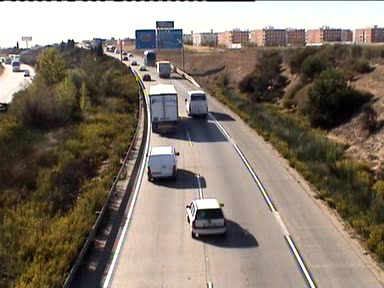
%> input picture image.jpg, 384 x 288 px; its folder holds 5 pictures in this run
$ octave main.m   (GNU Octave 9; MATLAB toolbox functions it lacks are replaced by stand-ins)
%> lines starting %> are read from the running program, lines starting %| are printed output that depends on the picture
clc;
clear;
close all;

imgDir  = dir(['*.jpg']);
for i=1:31
    Image=imread(imgDir(i).name);
%> Image is the input picture: size 288x384x3 uint8; mean R, G, B 130.7, 119.2, 106.7
    Image=rgb2gray(Image);
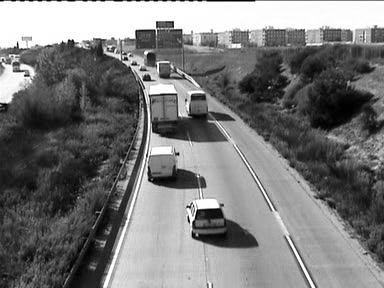
%> Image: size 288x384 uint8; min 0, max 255, mean 121.2


    image2   = rgb2gray(imread('image2.jpg'));
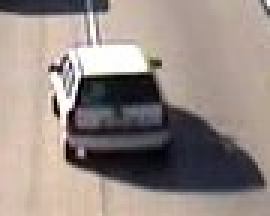
%> input picture image2.jpg, 90 x 72 px (shown 3 times larger)
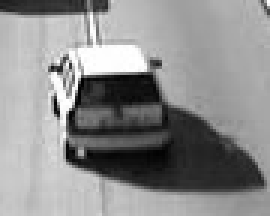
%> image2: size 72x90 uint8 (shown 3 times larger); min 0, max 255, mean 141.3
    %Image = rgb2gray(imread('image.jpg'));
    figure(1)
    subplot(221)
    imshow(Image);
    title('Image 1')
    subplot(222)
    imshow(image2);
    title('voiture 1');
    c = normxcorr2(image2,Image);
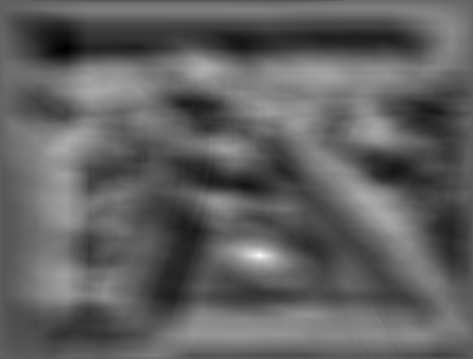
%> c: size 359x473 double; min -0.612, max 1, mean 0.0039; drawn with min black and max white
    subplot(223)
    mesh(c), shading flat
    title('NCC')
    colorbar;
    [ypeak, xpeak] = find(c==max(c(:)));
%> ypeak = 256; xpeak = 260
    yoffSet = ypeak-size(image2,1);
%> yoffSet = 184
    xoffSet = xpeak-size(image2,2);
%> xoffSet = 170
    subplot(224)
    imshow(Image);
    title('image suivi')
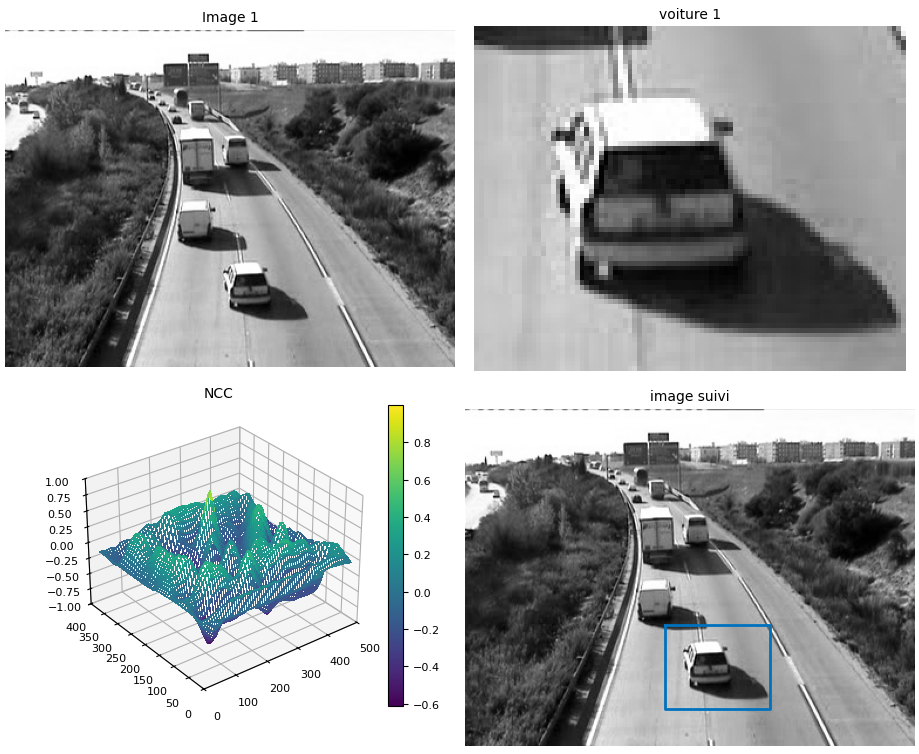
%> figure redrawn from the program's plot data, 4 panels
%> pass 3 of the loop `for i=1:31`:
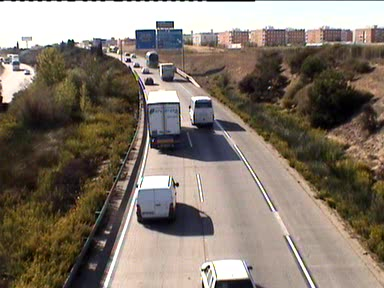
%> input picture image_001.jpg, 384 x 288 px
%> Image is the input picture: size 288x384x3 uint8; mean R, G, B 130, 118.7, 106.9
%> Image: size 288x384 uint8
%> `colorbar;`:
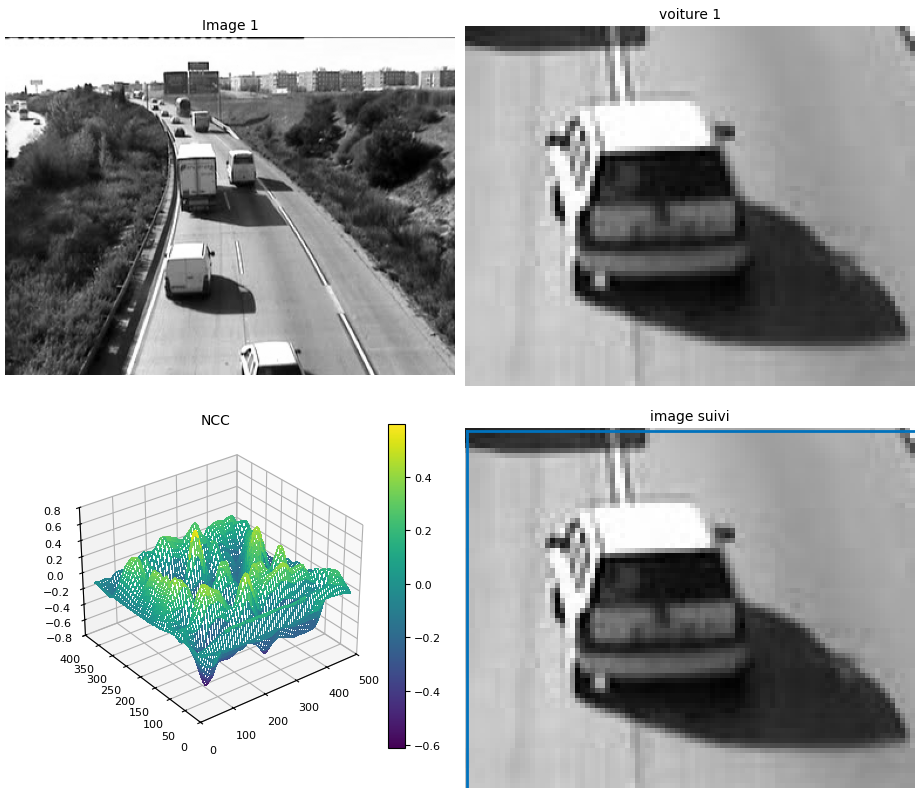
%> figure redrawn from the program's plot data, 4 panels
%> ypeak = 244; xpeak = 215
%> yoffSet = 172
%> xoffSet = 125
%> `title('image suivi')`:
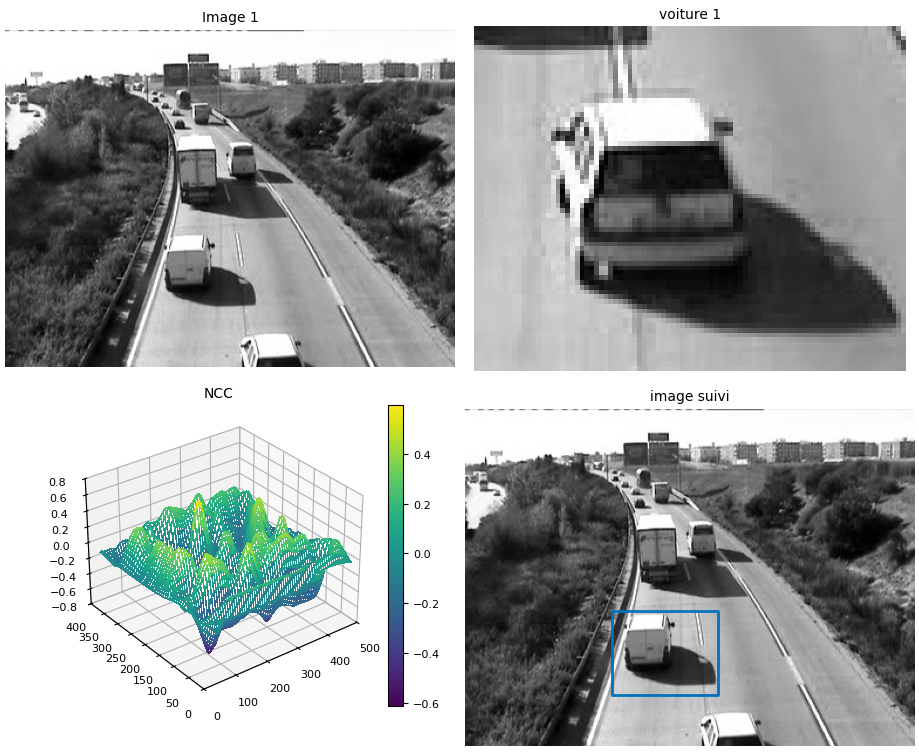
%> figure redrawn from the program's plot data, 4 panels
%> (the run ends here)
